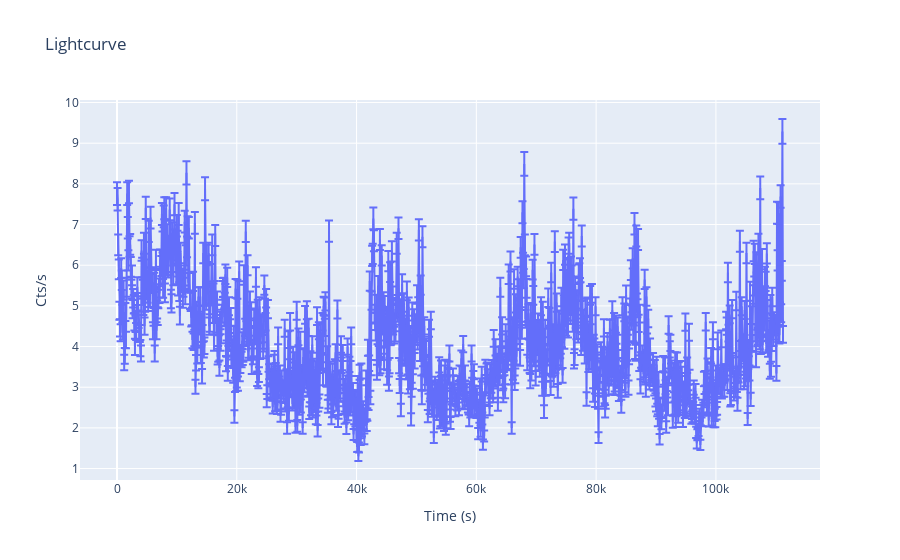

The code cell stored with this chart in its notebook:
### Code cell
# Plot BKG lightcurve
name= ["flaring particle background"]
file_paths = [out_LCFile]

# Call the function to plot light curves
plotLC(file_paths, name, threshold = None)

### Figure 1 — Plotly figure (JSON) as saved in the notebook; plotly's stock layout.template omitted (floating-point values rounded to 4 significant figures; data arrays with more than 128 entries replaced by an {"elided": "..."} marker saying what was removed)
{"data": [{"error_y": {"array": {"elided": "1113 float values"}, "type": "data", "visible": true}, "mode": "lines", "name": "Lightcurve of flaring particle background", "type": "scatter", "x": {"elided": "1113 int values"}, "y": {"elided": "1113 float values"}}], "layout": {"autosize": true, "title": {"text": "Lightcurve"}, "xaxis": {"autorange": true, "range": [-6178.0, 117400.0], "title": {"text": "Time (s)"}, "type": "linear"}, "yaxis": {"autorange": true, "range": [0.7188, 10.06], "title": {"text": "Cts/s"}, "type": "linear"}}}
